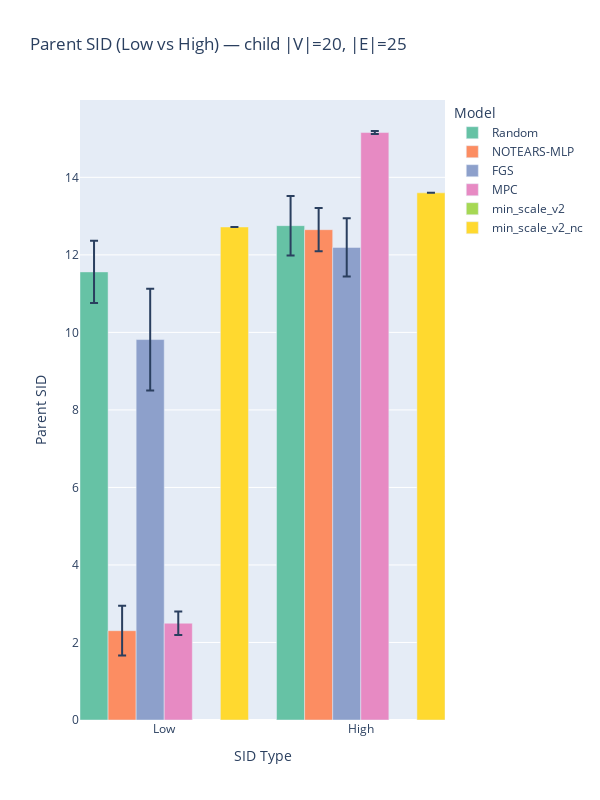

The notebook cell saved with this chart:
### Code cell
plot_sid_grouped_by_type(data_to_plot[data_to_plot['dataset']=='child'],
                    model_order=model_order)

### Figure 1 — Plotly figure (JSON) as saved in the notebook; plotly's stock layout.template omitted (floating-point values rounded to 4 significant figures)
{"data": [{"customdata": ["Random", "NOTEARS-MLP", "FGS", "MPC", "min_scale_v2_nc", "Random", "NOTEARS-MLP", "FGS", "MPC", "min_scale_v2_nc"], "error_y": {"array": [0.8006, 0.6429, 1.312, 0.3039, null, 0.7676, 0.5565, 0.7532, 0.04011, null], "type": "data", "visible": true}, "hovertemplate": "Model: %{customdata}<br>SID: %{y:.2f}<extra></extra>", "marker": {"color": ["rgb(102,194,165)", "rgb(252,141,98)", "rgb(141,160,203)", "rgb(231,138,195)", "rgb(255,217,47)", "rgb(102,194,165)", "rgb(252,141,98)", "rgb(141,160,203)", "rgb(231,138,195)", "rgb(255,217,47)"]}, "showlegend": false, "type": "bar", "x": [0, 1, 2, 3, 5, 7, 8, 9, 10, 12], "y": [11.56, 2.304, 9.815, 2.497, 12.72, 12.75, 12.65, 12.19, 15.16, 13.6]}, {"marker": {"color": "rgb(102,194,165)"}, "name": "Random", "showlegend": true, "type": "bar", "x": [null], "y": [null]}, {"marker": {"color": "rgb(252,141,98)"}, "name": "NOTEARS-MLP", "showlegend": true, "type": "bar", "x": [null], "y": [null]}, {"marker": {"color": "rgb(141,160,203)"}, "name": "FGS", "showlegend": true, "type": "bar", "x": [null], "y": [null]}, {"marker": {"color": "rgb(231,138,195)"}, "name": "MPC", "showlegend": true, "type": "bar", "x": [null], "y": [null]}, {"marker": {"color": "rgb(166,216,84)"}, "name": "min_scale_v2", "showlegend": true, "type": "bar", "x": [null], "y": [null]}, {"marker": {"color": "rgb(255,217,47)"}, "name": "min_scale_v2_nc", "showlegend": true, "type": "bar", "x": [null], "y": [null]}], "layout": {"bargap": 0, "height": 800, "legend": {"title": {"text": "Model"}}, "showlegend": true, "title": {"text": "Parent SID (Low vs High) — child |V|=20, |E|=25"}, "width": 600, "xaxis": {"tickmode": "array", "ticktext": ["Low", "High"], "tickvals": [2.5, 9.5], "title": {"text": "SID Type"}}, "yaxis": {"title": {"text": "Parent SID"}}}}
